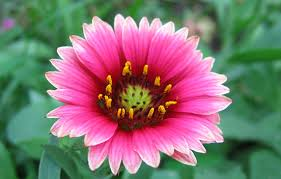
#> input picture Digital Image Processing Programs/Images/Compression.jpg, 281 x 179 px, found by its file name
$ python Program15.py
#> lines starting #> are read from the running program, lines starting #| are printed output that depends on the picture; after the words box and inside, x2 and y2 are one past the last pixel; in counts of white or black regions, pixels touching at a corner belong together
'''Program for Image compression using Block truncation coding.'''
import numpy as np
import cv2
import matplotlib.pyplot as plt

def block_truncation_coding(image, block_size):
    height, width = image.shape
    compressed_image = np.zeros((height, width), dtype=np.uint8)

    for i in range(0, height, block_size):
        for j in range(0, width, block_size):
            block = image[i:i+block_size, j:j+block_size]
            threshold = np.mean(block)
            compressed_image[i:i+block_size, j:j+block_size] = (block > threshold) * 255

    return compressed_image

image = cv2.imread("compression.jpg", cv2.IMREAD_GRAYSCALE)
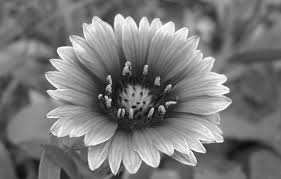
#> image: shape (179, 281); min 0, max 255, mean 119.3

plt.subplot(1,2,1)
plt.title('original image')
plt.imshow(image, cmap='gray')
plt.axis('off')
block_size = 8
compressed_image = block_truncation_coding(image, block_size)
#> after the loop in block_truncation_coding, `for i in range(0, height, block_size):`:
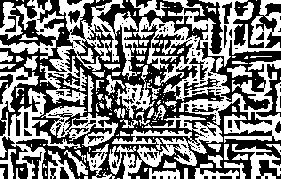
#> compressed_image: shape (179, 281); 48.9% white; 158 white regions (98 under 20 px), largest, box (x1, y1, x2, y2) and area: (108, 0, 281, 179) 9938, (40, 0, 141, 105) 3483, (0, 67, 81, 179) 2264
plt.subplot(1,2,2)
plt.title('block truncated image')
plt.imshow(compressed_image, cmap='gray')
plt.axis('off')
plt.show()
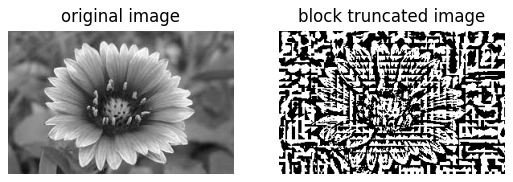
#> figure drawn by matplotlib, 2 panels

$ run again, with Digital Image Processing Programs/Images/Bit_slicing.jpg copied over Digital Image Processing Programs/Images/Compression.jpg
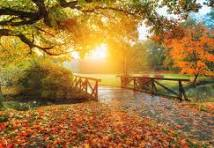
#> input picture Digital Image Processing Programs/Images/Bit_slicing.jpg, 214 x 148 px, found by its file name
#> after the loop in block_truncation_coding, `for i in range(0, height, block_size):`:
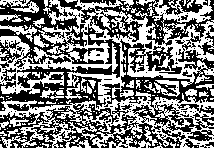
#> compressed_image: shape (148, 214); 48.9% white; 214 white regions (172 under 20 px), largest, box (x1, y1, x2, y2) and area: (0, 0, 214, 148) 12150, (154, 80, 180, 97) 224, (0, 25, 37, 42) 198
#> `plt.show()`:
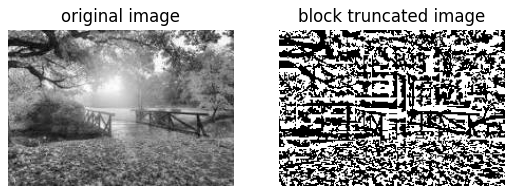
#> figure drawn by matplotlib, 2 panels

$ run again, with Digital Image Processing Programs/Images/Flower_convolution.jpg copied over Digital Image Processing Programs/Images/Compression.jpg
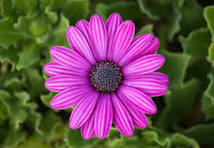
#> input picture Digital Image Processing Programs/Images/Flower_convolution.jpg, 214 x 148 px, found by its file name
#> after the loop in block_truncation_coding, `for i in range(0, height, block_size):`:
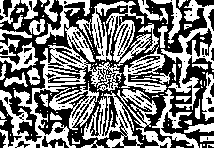
#> compressed_image: shape (148, 214); 48% white; 109 white regions (65 under 20 px), largest, box (x1, y1, x2, y2) and area: (0, 0, 151, 148) 4883, (161, 0, 214, 110) 1515, (91, 1, 144, 62) 1297
#> `plt.show()`:
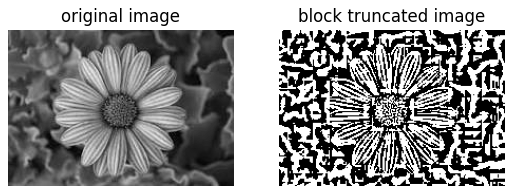
#> figure drawn by matplotlib, 2 panels
